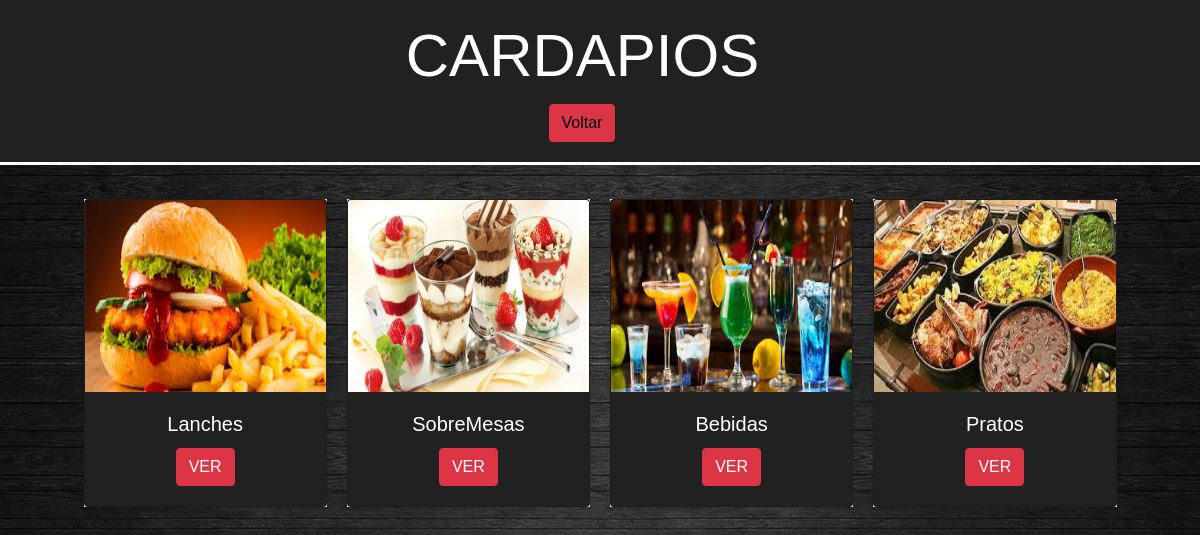
The page /Web/ProjetoTCC/index.php/Welcome/telaCardapioCozinha on the database its author committed.
### tables this page shows
CREATE TABLE Cardapio(
cod_Cardapio int(100) unsigned NOT NULL auto_increment PRIMARY KEY,
categoria_Cardapio VARCHAR(100) NOT NULL,
foto_Cardapio VARCHAR(100)
);

### Web/ProjetoTCC/application/controllers/Welcome.php (called while the page is built, shortened)
<?php
class Welcome extends CI_Controller {
	public function telaCardapioCozinha()
	{
		$this->load->model("BuscarCardapio");
        $lista = $this->BuscarCardapio->buscarTodos();
        $dados = array("cardapio" => $lista);
		$this->load->view('TelaCardapioCozinha', $dados);
	}
}

### Web/ProjetoTCC/index.php (called while the page is built, shortened)
<?php
require_once BASEPATH.'core/CodeIgniter.php';

### Web/ProjetoTCC/application/models/BuscarCardapio.php (called while the page is built, shortened)
<?php
class BuscarCardapio extends CI_Model {
    public function buscarTodos(){
        return $this->db->get("cardapio")->result_array();
    }
}

### Web/ProjetoTCC/application/views/TelaCardapioCozinha.php (the view, shortened to what this page needs)
<!DOCTYPE html>
<html lang="pt-br">
<head>
    <link href="<?php echo base_url('assets/css/bootstrap.css'); ?>" rel="stylesheet">
    <link href="<?php echo base_url('assets/css/cardapio.css'); ?>" rel="stylesheet">
</head>
<body>
    <div class="text-center my-auto cor">
        <h1 class="estilo">CARDAPIOS</h1>
    </div>
    <div class="text-center my-auto cor2 borda sub">
        <ul>
            <li><a class="btn btn-danger" href="<?php echo base_url('index.php/Welcome/telaCozinheiro'); ?>" style="position: relative; right: 18px;">Voltar</a></li>
        </ul>
    </div>
    <div class="container-fluid mt-4">
        <div class="wrapper">
            <div class="cards_wrap">
            <?php foreach ($cardapio as $cardapios) : ?>
                <form class="card_item" action="<?php echo base_url("index.php/Welcome/itensCardapioCozinha")?>" method="post">
                <div class="card_inner">
                    <div class="card mb-2 shadow-sm" style="background: #212121;">
                        <img class="card-img-top imagens2" src="<?php echo base_url("assets/img/cardapio/" . $cardapios['foto_Cardapio']) ?>" alt="Card image cap">
                        <div class="card-body text-center">
                            <h5 class="card-title" style="color: white;"><?php echo $cardapios['categoria_Cardapio'] ?></h5>
                            <button class="btn btn-danger" type="submit">VER</button>
                        </div>
                    </div>
                </div>
                </form>
            <?php endforeach ?>
            </div>
        </div>
    </div>
</body>
</html>

### Web/ProjetoTCC/assets/css/cardapio.css (style rules this page uses)
* { margin: 0; padding: 0; box-sizing: border-box; font-family: "Nunito", sans-serif; }
a { text-decoration: none; color: black; }
a:link { text-decoration: none; color: black; }
body { background-image: url("../img/food2.jpg"); background-repeat: no-repeat; background-size: cover; background-position: center; background-attachment: fixed; }
img { display: block; width: 100%; height: 100%; }
.wrapper { width: 90%; margin: 20px auto; }
.cards_wrap { display: flex; flex-wrap: wrap; }
.cards_wrap .card_item { width: 25%; padding: 10px; }
.cards_wrap .card_inner { background: #fff; }
.cor { background: #212121; height: 110px; padding-top: 10px; width: 100%; }
.cor2 { background: #212121; height: 55px; padding-top: 10px; width: 100%; }
.estilo { color: #fff; font-family: 'Franklin Gothic Medium', 'Arial Narrow', Arial, sans-serif; font-size: 60px; margin-right: 35px; margin-top: 10px; }
ul li { display: inline-block; margin-top: -20px; }
ul li a { margin-top: -20px; }
.borda { border-bottom-width: medium; border-bottom-style: solid; border-bottom-color: white; }
.sub { margin-top: 80px; }
.imagens2 { height: 12em; width : 100%; background-size: cover; overflow: hidden; }

### rows shown on the page
cardapio: foto_Cardapio (picture), categoria_Cardapio "Lanches"
cardapio: foto_Cardapio (picture), categoria_Cardapio "SobreMesas"
cardapio: foto_Cardapio (picture), categoria_Cardapio "Bebidas"
cardapio: foto_Cardapio (picture), categoria_Cardapio "Pratos"
